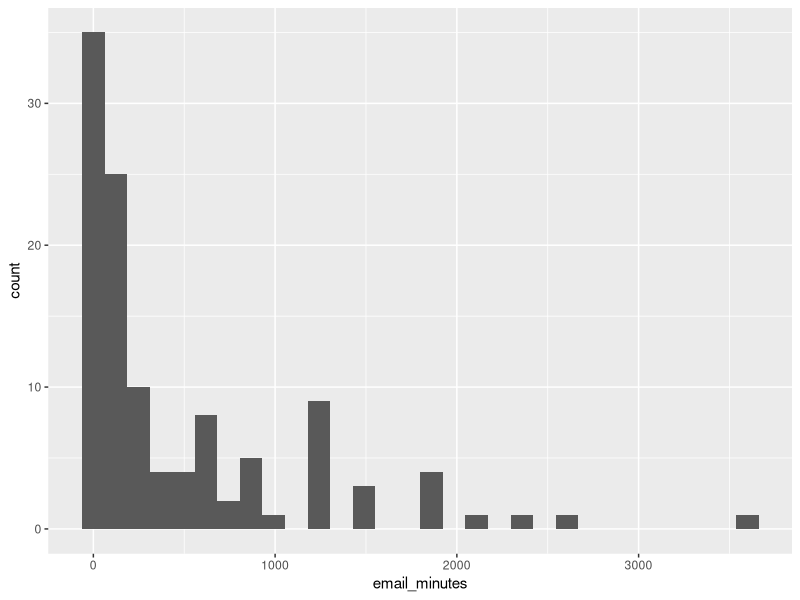

This figure's R source:
## ---- chunk 1
library(tidyverse)
## ---- chunk 2

output <- numeric(10)

for(i in 1:10){   #the sequence

  output[i] <- i        #the body  
  
}
i
## ---- chunk 3
gss_email <- read_csv("data/gss_email.csv")
## ---- chunk 4
boot_dist <- numeric(1000) 

for(i in 1:1000){ 
  set.seed(i) 
  indices <- sample(1:nrow(gss_email), replace = TRUE) 
  
  boot_mean <- gss_email %>% 
    slice(indices) %>%
    summarize(boot_mean = mean(email_minutes)) %>%  
    pull()                       

  boot_dist[i] <- boot_mean            
}
boot_dist
indices
## ---- chunk 5
quantile(boot_dist, 0.025)
quantile(boot_dist, 0.975)
## ---- chunk 6
ggplot(data = gss_email,
       mapping = aes(x = email_minutes)) +
  geom_histogram()
## ---- chunk 7
quantile(boot_dist, 0.025)
quantile(boot_dist, 0.975)
